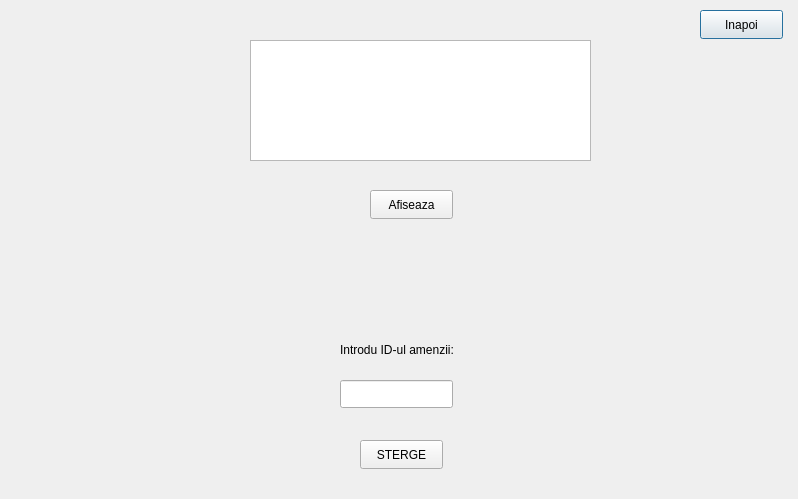
<?xml version="1.0" encoding="UTF-8"?>
<ui version="4.0">
 <class>fereastrastergeAmenzi</class>
 <widget class="QDialog" name="fereastrastergeAmenzi">
  <property name="geometry">
   <rect>
    <x>0</x>
    <y>0</y>
    <width>798</width>
    <height>499</height>
   </rect>
  </property>
  <property name="windowTitle">
   <string>Dialog</string>
  </property>
  <property name="styleSheet">
   <string notr="true">#fereastrastergeAmenzi{
background:url(:/imaginebuna.png)
}</string>
  </property>
  <widget class="QPushButton" name="pushButton">
   <property name="geometry">
    <rect>
     <x>700</x>
     <y>10</y>
     <width>83</width>
     <height>29</height>
    </rect>
   </property>
   <property name="text">
    <string>Inapoi</string>
   </property>
  </widget>
  <widget class="QPushButton" name="pushButton_2">
   <property name="geometry">
    <rect>
     <x>360</x>
     <y>440</y>
     <width>83</width>
     <height>29</height>
    </rect>
   </property>
   <property name="text">
    <string>STERGE</string>
   </property>
  </widget>
  <widget class="QLineEdit" name="lineEdit">
   <property name="geometry">
    <rect>
     <x>340</x>
     <y>380</y>
     <width>113</width>
     <height>28</height>
    </rect>
   </property>
  </widget>
  <widget class="QLabel" name="label">
   <property name="geometry">
    <rect>
     <x>340</x>
     <y>340</y>
     <width>161</width>
     <height>20</height>
    </rect>
   </property>
   <property name="text">
    <string>Introdu ID-ul amenzii:</string>
   </property>
  </widget>
  <widget class="QLabel" name="labelInformatie">
   <property name="geometry">
    <rect>
     <x>320</x>
     <y>410</y>
     <width>231</width>
     <height>20</height>
    </rect>
   </property>
   <property name="text">
    <string/>
   </property>
  </widget>
  <widget class="QTextEdit" name="textEdit">
   <property name="geometry">
    <rect>
     <x>250</x>
     <y>40</y>
     <width>341</width>
     <height>121</height>
    </rect>
   </property>
  </widget>
  <widget class="QPushButton" name="pushButton_3">
   <property name="geometry">
    <rect>
     <x>370</x>
     <y>190</y>
     <width>83</width>
     <height>29</height>
    </rect>
   </property>
   <property name="text">
    <string>Afiseaza</string>
   </property>
  </widget>
 </widget>
 <resources/>
 <connections/>
</ui>
